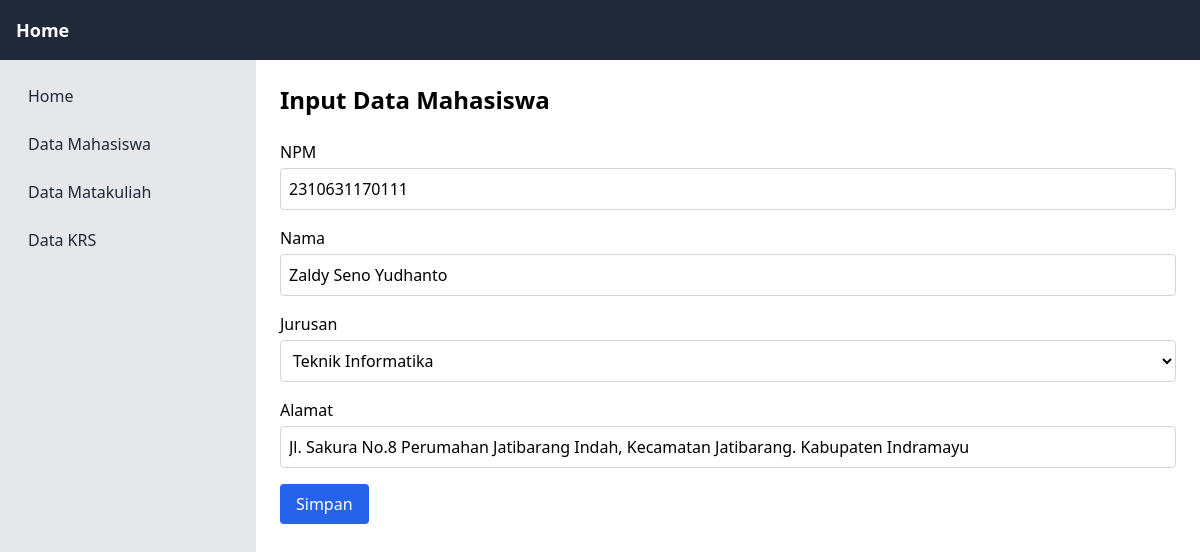
The app's page /mahasiswa/edit-mahasiswa.php?npm=2310631170111 with its own data.
### tables this page shows
CREATE TABLE `mahasiswa` (
  `npm` char(13) NOT NULL,
  `nama` varchar(50) DEFAULT NULL,
  `jurusan` enum('Teknik Informatika','Sistem Informasi') DEFAULT NULL,
  `alamat` text DEFAULT NULL
);

### mahasiswa/edit-mahasiswa.php (the view, shortened to what this page needs)
<?php
if (isset($_GET['npm'])) {
    include "../koneksi.php";
    $npm = $_GET['npm'];
    $query = mysqli_query($koneksi, "SELECT * FROM mahasiswa WHERE
        npm='$npm'");
    $data = mysqli_fetch_array($query);
?>
<!DOCTYPE html>
<html lang="en">
<head>
    <script src="https://cdn.tailwindcss.com"></script>
</head>
<body>
    <header>
        <nav class="bg-gray-800 p-4 text-white flex justify-between items-center">
            <div class="flex items-center space-x-4">
                <a href="index.php" class="text-lg font-semibold">Home</a>
            </div>
        </nav>
    </header>
    <div class="flex min-h-screen">
        <?php
        $current_page = basename($_SERVER['PHP_SELF']);
        ?>
        <aside class="w-64 bg-gray-200 p-4">
            <nav class="flex flex-col space-y-2">
                <a href="../index.php"
                class="<?= $current_page == '../index.php' ? 'bg-blue-900 text-white' : 'text-gray-800 hover:bg-gray-300' ?> px-3 py-2 rounded">
                    Home
                </a>
                <a href="mahasiswa.php"
                class="<?= $current_page == 'mahasiswa.php' ? 'bg-blue-900 text-white' : 'text-gray-800 hover:bg-gray-300' ?> px-3 py-2 rounded">
                    Data Mahasiswa
                </a>
                <a href="../matakuliah/matakuliah.php"
                class="<?= $current_page == '../matakuliah/matakuliah.php' ? 'bg-blue-900 text-white' : 'text-gray-800 hover:bg-gray-300' ?> px-3 py-2 rounded">
                    Data Matakuliah
                </a>
                <a href="../krs/krs.php"
                class="<?= $current_page == '../krs/krs.php' ? 'bg-blue-900 text-white' : 'text-gray-800 hover:bg-gray-300' ?> px-3 py-2 rounded">
                    Data KRS
                </a>
            </nav>
        </aside>
        <div class="flex-1 p-6">
            <h1 class="text-2xl font-bold mb-6">Input Data Mahasiswa</h1>
            <form action="edit-mahasiswa-proccess.php" method="POST" class="space-y-4">
                <div>
                    <label for="npm" class="block font-medium mb-1">NPM</label>
                    <input type="text" id="npm" name="npm" required value="<?= $data['npm'] ?>"
                        class="w-full border border-gray-300 p-2 rounded focus:outline-none focus:ring-2 focus:ring-blue-500">
                </div>
                <div>
                    <label for="nama" class="block font-medium mb-1">Nama</label>
                    <input type="text" id="nama" name="nama" required value="<?= $data['nama'] ?>"
                        class="w-full border border-gray-300 p-2 rounded focus:outline-none focus:ring-2 focus:ring-blue-500">
                </div>
                <div>
                    <label for="jurusan" class="block font-medium mb-1">Jurusan</label>
                    <select name="jurusan" id="jurusan" required value="<?= $data['jurusan'] ?>"
                        class="w-full border border-gray-300 p-2 rounded bg-white focus:outline-none focus:ring-2 focus:ring-blue-500">
                        <option value="Teknik Informatika">Teknik Informatika</option>
                    </select>
                </div>
                <div>
                    <label for="alamat" class="block font-medium mb-1">Alamat</label>
                    <input type="text" id="alamat" name="alamat" required value="<?= $data['alamat'] ?>"
                        class="w-full border border-gray-300 p-2 rounded focus:outline-none focus:ring-2 focus:ring-blue-500">
                </div>
                <button type="submit" name="edit-mahasiswa" class="bg-blue-600 text-white px-4 py-2 rounded hover:bg-blue-700 transition">Simpan</button>
            </form>
        </div>
    </div>
</body>
</html>
<?php
}
?>

### records on screen
mahasiswa: npm "2310631170111", nama "Zaldy Seno Yudhanto", jurusan "Teknik Informatika", alamat "Jl. Sakura No.8 Perumahan Jatibarang Indah, Kecamatan Jatibarang. Kabupaten Indramayu"
